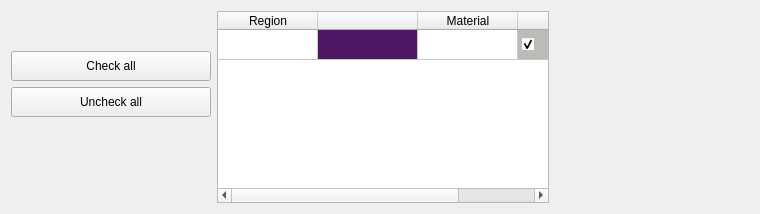
            <widget class="QWidget" name="regionTab">
             <attribute name="title">
              <string>Regions</string>
             </attribute>
             <layout class="QHBoxLayout" name="horizontalLayout_6">
              <item>
               <layout class="QVBoxLayout" name="verticalLayout_6" stretch="1,1,0,0,0">
                <property name="leftMargin">
                 <number>0</number>
                </property>
                <item>
                 <spacer name="verticalSpacer_7">
                  <property name="orientation">
                   <enum>Qt::Vertical</enum>
                  </property>
                  <property name="sizeType">
                   <enum>QSizePolicy::Fixed</enum>
                  </property>
                  <property name="sizeHint" stdset="0">
                   <size>
                    <width>20</width>
                    <height>40</height>
                   </size>
                  </property>
                 </spacer>
                </item>
                <item>
                 <widget class="QPushButton" name="regionCheckAllButton">
                  <property name="sizePolicy">
                   <sizepolicy hsizetype="Preferred" vsizetype="Fixed">
                    <horstretch>0</horstretch>
                    <verstretch>0</verstretch>
                   </sizepolicy>
                  </property>
                  <property name="minimumSize">
                   <size>
                    <width>0</width>
                    <height>30</height>
                   </size>
                  </property>
                  <property name="text">
                   <string>Check all</string>
                  </property>
                 </widget>
                </item>
                <item>
                 <widget class="QPushButton" name="regionUncheckAllButton">
                  <property name="sizePolicy">
                   <sizepolicy hsizetype="Preferred" vsizetype="Fixed">
                    <horstretch>0</horstretch>
                    <verstretch>0</verstretch>
                   </sizepolicy>
                  </property>
                  <property name="minimumSize">
                   <size>
                    <width>0</width>
                    <height>30</height>
                   </size>
                  </property>
                  <property name="text">
                   <string>Uncheck all</string>
                  </property>
                 </widget>
                </item>
                <item>
                 <spacer name="horizontalSpacer_2">
                  <property name="orientation">
                   <enum>Qt::Horizontal</enum>
                  </property>
                  <property name="sizeType">
                   <enum>QSizePolicy::Preferred</enum>
                  </property>
                  <property name="sizeHint" stdset="0">
                   <size>
                    <width>200</width>
                    <height>20</height>
                   </size>
                  </property>
                 </spacer>
                </item>
                <item>
                 <spacer name="verticalSpacer_8">
                  <property name="orientation">
                   <enum>Qt::Vertical</enum>
                  </property>
                  <property name="sizeHint" stdset="0">
                   <size>
                    <width>20</width>
                    <height>40</height>
                   </size>
                  </property>
                 </spacer>
                </item>
               </layout>
              </item>
              <item>
               <layout class="QVBoxLayout" name="verticalLayout_14">
                <property name="leftMargin">
                 <number>0</number>
                </property>
                <item>
                 <widget class="QTableWidget" name="regionTable">
                  <property name="sizePolicy">
                   <sizepolicy hsizetype="Expanding" vsizetype="Expanding">
                    <horstretch>0</horstretch>
                    <verstretch>0</verstretch>
                   </sizepolicy>
                  </property>
                  <property name="minimumSize">
                   <size>
                    <width>332</width>
                    <height>0</height>
                   </size>
                  </property>
                  <property name="sortingEnabled">
                   <bool>true</bool>
                  </property>
                  <property name="rowCount">
                   <number>1</number>
                  </property>
                  <property name="columnCount">
                   <number>4</number>
                  </property>
                  <attribute name="horizontalHeaderStretchLastSection">
                   <bool>true</bool>
                  </attribute>
                  <attribute name="verticalHeaderVisible">
                   <bool>false</bool>
                  </attribute>
                  <attribute name="verticalHeaderHighlightSections">
                   <bool>true</bool>
                  </attribute>
                  <row/>
                  <column>
                   <property name="text">
                    <string>Region</string>
                   </property>
                  </column>
                  <column>
                   <property name="text">
                    <string/>
                   </property>
                  </column>
                  <column>
                   <property name="text">
                    <string>Material</string>
                   </property>
                  </column>
                  <column>
                   <property name="text">
                    <string/>
                   </property>
                  </column>
                  <item row="0" column="1">
                   <property name="text">
                    <string/>
                   </property>
                   <property name="background">
                    <brush brushstyle="SolidPattern">
                     <color alpha="255">
                      <red>80</red>
                      <green>24</green>
                      <blue>100</blue>
                     </color>
                    </brush>
                   </property>
                   <property name="foreground">
                    <brush brushstyle="NoBrush">
                     <color alpha="255">
                      <red>90</red>
                      <green>90</green>
                      <blue>200</blue>
                     </color>
                    </brush>
                   </property>
                  </item>
                  <item row="0" column="3">
                   <property name="text">
                    <string/>
                   </property>
                   <property name="background">
                    <brush brushstyle="SolidPattern">
                     <color alpha="255">
                      <red>186</red>
                      <green>189</green>
                      <blue>182</blue>
                     </color>
                    </brush>
                   </property>
                   <property name="checkState">
                    <enum>Checked</enum>
                   </property>
                  </item>
                 </widget>
                </item>
               </layout>
              </item>
              <item>
               <spacer name="horizontalSpacer_3">
                <property name="orientation">
                 <enum>Qt::Horizontal</enum>
                </property>
                <property name="sizeType">
                 <enum>QSizePolicy::Preferred</enum>
                </property>
                <property name="sizeHint" stdset="0">
                 <size>
                  <width>200</width>
                  <height>20</height>
                 </size>
                </property>
               </spacer>
              </item>
             </layout>
            </widget>
